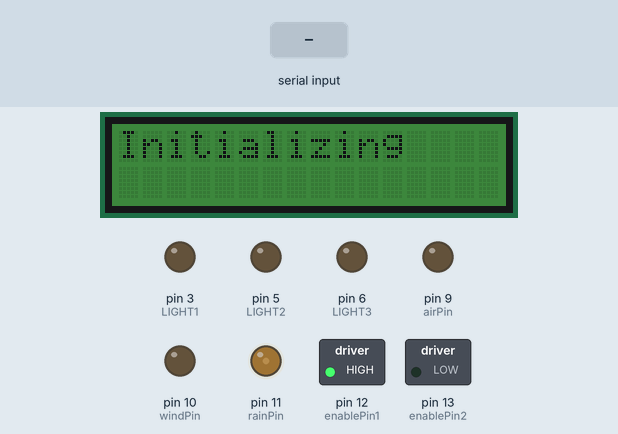
This sketch was run on a simulated Arduino Uno, built with avr-gcc and run on an emulated ATmega328P. On the bench: 16×2 character LCD, switched loads named in the sketch (green lamp = pin HIGH), output pins drawn as LEDs (lit = HIGH). The test bench sets the inputs (shaded band). What the sketch prints to the serial monitor is not drawn.

Above: at 1.2 s.
1.3 s: "C\n" received over Serial
At 1.9 s:
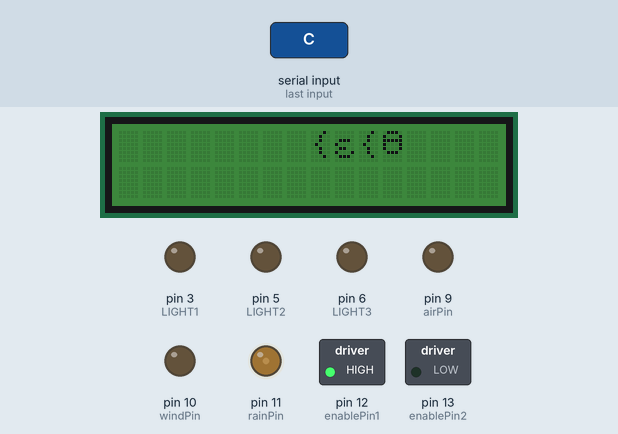
2.8 s: "V\n" received over Serial
At 3.4 s:
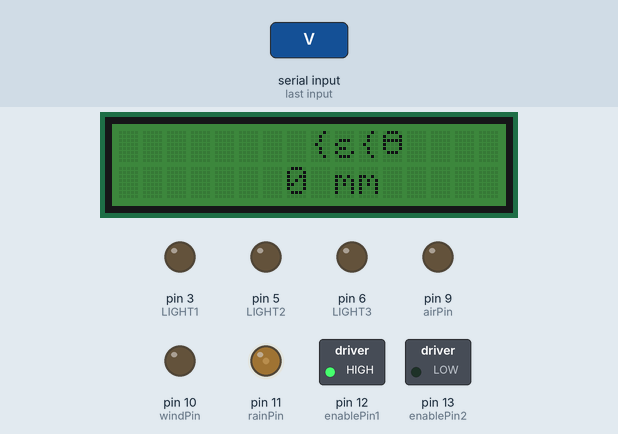
Timing chart, 0 to 5.8 s (numbered marks = the images above; inputs shaded):
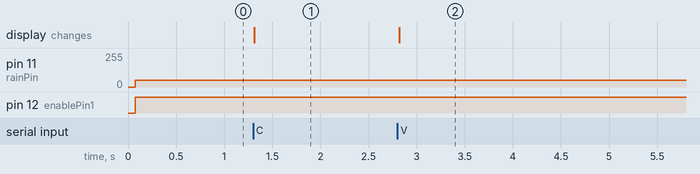

Measured:
- after the input at 1.3 s, the display: changes at once (image 1)
- after the input at 2.8 s, the display: changes at once (image 2)

The sketch:

ArduinoCode.ino
```cpp
#include <Wire.h>
#include "rgb_lcd.h"
rgb_lcd lcd;

#define enablePin1 12  // Enable Pin for motor 1
#define enablePin2 13

#define airPin 9  // Control pin 1 for motor 1
#define windPin 10  // Control pin 2 for motor 1
#define rainPin 11  // Control pin 1 for motor 2

#define LIGHT1 3
#define LIGHT2 5
#define LIGHT3 6

double elementPercent = 0;
int elementVal = 0;

String currentCity = "";
String inBuffer = "";
String motorString="";

//Denotes element assigned to this Arduino, determing how it behaves
String element="rain";

int delayCount = 0;

void setup() {

    lcd.begin(16, 2);
    lcd.setRGB(0, 100, 0);
    lcd.write("Initializing");
    pinMode(airPin, OUTPUT);
    pinMode(windPin, OUTPUT);
    pinMode(rainPin, OUTPUT);
    pinMode(enablePin1, OUTPUT);
    pinMode(enablePin2, OUTPUT);

    pinMode(LIGHT1, OUTPUT);
    pinMode(LIGHT2, OUTPUT);
    pinMode(LIGHT3, OUTPUT);

    Serial.begin(9600);

}

void loop() {
  digitalWrite(enablePin1, HIGH);
  digitalWrite(enablePin2, LOW);

  while (Serial.available() > 0) {
    char recieved = Serial.read();
    inBuffer += recieved;

    // Process message when new line character is recieved
    if (recieved == '\n') {
      processCommand(inBuffer);
      inBuffer = "";
    }
    delay(1);        // delay in between reads for stability
  }
   if (element == "wind") {
    performWind();
    } else if (element == "aqi") {
    performAir();
  } else if (element == "rain") {
    performRain();
  } else if (element == "temp") {
    performTemp();
  }
  //Serial.println(element);
  //testMotors();
}

void testMotors(){
  analogWrite(rainPin, 200);
  analogWrite(windPin, 100);
  analogWrite(airPin, 200);
}

void processCommand(String cmd) {
  Serial.println(cmd);

   if (cmd.substring(0,1) == "C") {
      currentCity = inBuffer.substring(2);
      displayCity();
    }

    if (cmd.substring(0,1) == "P"){
      elementPercent = cmd.substring(2).toInt() / 100.0;
    }

    if (cmd.substring(0,1) == "V") {
      elementVal = cmd.substring(2).toInt();
      displayWeather();
    }

    if (cmd.substring(0,1) == "E") {
       element = cmd.substring(2);
       element.trim();
    }
}

void performTemp() {
  delayCount++;
  int tempDelay = 20000;
  if (elementPercent == 1) {
    elementPercent == 0.99;
  }
  int eachDelay = round(tempDelay/4*(1-elementPercent));
  int allDelay = round(tempDelay*(1-elementPercent));

  if (delayCount < eachDelay) {
    digitalWrite(LIGHT1, HIGH);
    digitalWrite(LIGHT2, LOW);
    digitalWrite(LIGHT3, LOW);
  } else if (delayCount < eachDelay * 2) {
    digitalWrite(LIGHT1, LOW);
    digitalWrite(LIGHT2, HIGH);
    digitalWrite(LIGHT3, LOW);
  } else if (delayCount < eachDelay * 3) {
    digitalWrite(LIGHT1, LOW);
    digitalWrite(LIGHT2, LOW);
    digitalWrite(LIGHT3, HIGH);
  } else if (delayCount < eachDelay * 4) {
    digitalWrite(LIGHT1, LOW);
    digitalWrite(LIGHT2, LOW);
    digitalWrite(LIGHT3, LOW);
  } else if (delayCount < eachDelay*4 + allDelay) {
    delayCount = 0;
  }
}


void displayCity() {
  lcd.clear();
  lcd.setRGB(0, 100, 0);
  int len = currentCity.length();
  int startLoc = floor(8 - len / 2);
  char city[len];
  currentCity.toCharArray(city, len);
  lcd.setCursor(startLoc, 0);
  lcd.write(city);
}

void displayWeather() {
  lcd.setCursor(0, 1);
  lcd.write("            ");
  lcd.setCursor(0, 1);
  char value[10];
  String valString = String(elementVal);
  valString.toCharArray(value, 10);
  int startLoc = floor(8 - valString.length() / 2);
  if (element.equals("wind")) {
      startLoc -= 2;
      lcd.setCursor(startLoc, 1);
      lcd.write(value);
      lcd.write(" km/h");
  } else if (element.equals("aqi")) {
      startLoc -= 2;
      lcd.setCursor(startLoc, 1);
      lcd.write(value);
      lcd.write(" ppm");
  } else if (element.equals("rain")) {
      startLoc -= 1;
      lcd.setCursor(startLoc, 1);
      lcd.write(value);
      lcd.write(" mm");
  } else if (element.equals("temp")) {
      lcd.setCursor(startLoc, 1);
      lcd.write(value);
      lcd.write(223);
  } else {
    lcd.write("No Element");
  }
}

void performWind() {
  analogWrite(windPin, elementPercent*175 + 80); // Run in half speed
}

void performAir() {
  analogWrite(airPin, elementPercent*185 + 70);
}

void performRain() {
  analogWrite(rainPin, elementPercent*205 + 50);
}
```
